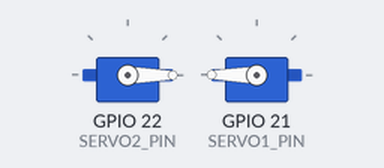
The sketch below on a simulated ESP32. Shown: 2 × servo. Servo pulses on a pin are drawn as a servo (544–2400 µs = 0–180°).

Above: at 0.05 s.
At 2.2 s:
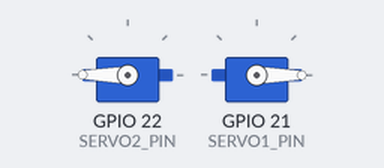
At 4.4 s:
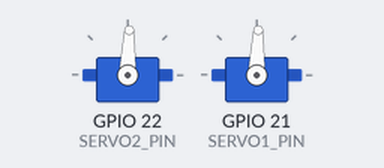
Timing chart, 0 to 5.7 s (numbered marks = the images above):
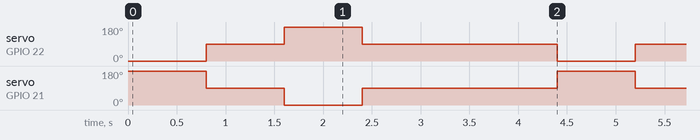

Measured:
- by itself, servo on GPIO 22 (SERVO2_PIN): repeats every 4.4 s: 180° 0.80 s, 88° 2.0 s, 0° 0.80 s, 88° 0.80 s
- by itself, servo on GPIO 21 (SERVO1_PIN): repeats every 4.4 s: 0° 0.80 s, 88° 2.0 s, 180° 0.80 s, 88° 0.80 s

The sketch:

servoTest01.ino
```cpp
#include <Arduino.h>

static constexpr uint32_t SERVO_HZ = 50;
static constexpr uint8_t RES_BITS = 16;
static constexpr uint32_t PERIOD_US = 1000000UL / SERVO_HZ;
static constexpr uint32_t DUTY_MAX = (1UL << RES_BITS) - 1;

static constexpr uint8_t SERVO1_PIN = 21;  // Core Port.A
static constexpr uint8_t SERVO2_PIN = 22;  // Core Port.A
static constexpr uint8_t X = 6;
static constexpr uint8_t Y = 5;

// SG90の一般的レンジ（あなたの動作実績に合わせて）
static constexpr int MIN_US_X = 500;
static constexpr int MAX_US_X = 2400;
static constexpr int MIN_US_Y = 500;
static constexpr int MAX_US_Y = 2400;

static inline uint32_t us_to_duty(uint8_t ch, int us) {
  if (ch == X) {
    if (us < MIN_US_X) us = MIN_US_X;
    if (us > MAX_US_X) us = MAX_US_X;
    return (uint32_t)us * DUTY_MAX / PERIOD_US;
  } else {
    if (us < MIN_US_Y) us = MIN_US_Y;
    if (us > MAX_US_Y) us = MAX_US_Y;
    return (uint32_t)us * DUTY_MAX / PERIOD_US;
  }
}

static inline void servoWriteUs(uint8_t ch, int us) {
  ledcWriteChannel(ch, us_to_duty(ch, us));
}

// -90..+90 → MIN_US..MAX_US（0→1500付近）
static inline void servoWriteDeg(uint8_t ch, int deg) {
  if (deg < -90) deg = -90;
  if (deg > 90) deg = 90;

  // 線形マップ
  int us;
  if (ch == X) {
    us = MIN_US_X + (deg + 90) * (MAX_US_X - MIN_US_X) / 180;
  } else {
    us = MIN_US_Y + (deg + 90) * (MAX_US_Y - MIN_US_Y) / 180;
  }
  servoWriteUs(ch, us);
}

void setup() {
  ledcAttachChannel(SERVO1_PIN, SERVO_HZ, RES_BITS, Y);
  ledcAttachChannel(SERVO2_PIN, SERVO_HZ, RES_BITS, X);
  servoWriteDeg(X, 0);
  servoWriteDeg(Y, 0);
}

void loop() {
  servoWriteDeg(X, -90);
  servoWriteDeg(Y, 90);
  delay(800);
  servoWriteDeg(X, 0);
  servoWriteDeg(Y, 0);
  delay(800);
  servoWriteDeg(X, 90);
  servoWriteDeg(Y, -90);
  delay(800);
  servoWriteDeg(X, 0);
  servoWriteDeg(Y, 0);
  delay(2000);
}
```
